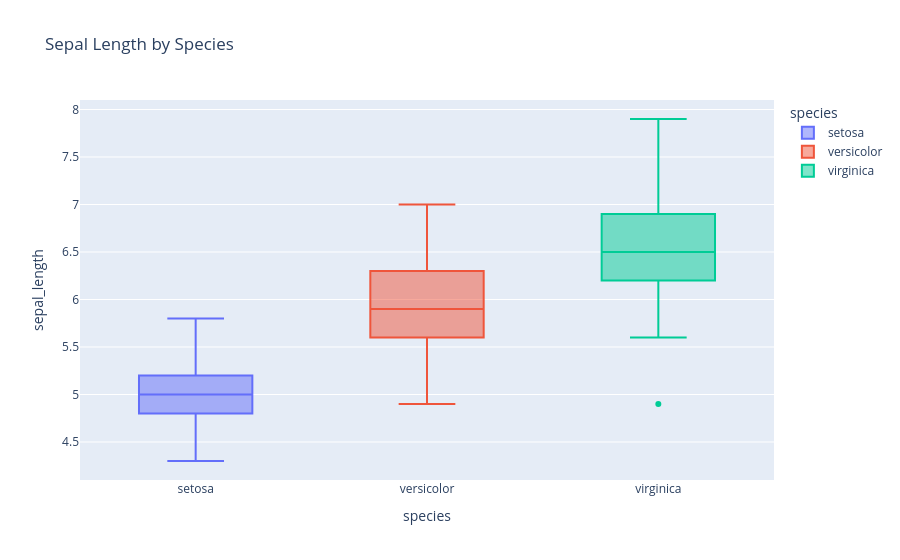

The cell this chart's notebook holds for it:
### Markdown cell above
**Sepal Length by Species**

- Compares all species on a single feature, sepal length
- The middle line of each represents the me
- Virginica shows a single, low outlier

### Code cell
px.box(df, x="species", y="sepal_length",
             title="Sepal Length by Species", color="species")

### Figure 1 — Plotly figure (JSON) as saved in the notebook; plotly's stock layout.template omitted (floating-point values rounded to 4 significant figures)
{"data": [{"alignmentgroup": "True", "hovertemplate": "species=%{x}<br>sepal_length=%{y}<extra></extra>", "legendgroup": "setosa", "marker": {"color": "#636efa"}, "name": "setosa", "notched": false, "offsetgroup": "setosa", "orientation": "v", "showlegend": true, "type": "box", "x": ["setosa", "setosa", "setosa", "setosa", "setosa", "setosa", "setosa", "setosa", "setosa", "setosa", "setosa", "setosa", "setosa", "setosa", "setosa", "setosa", "setosa", "setosa", "setosa", "setosa", "setosa", "setosa", "setosa", "setosa", "setosa", "setosa", "setosa", "setosa", "setosa", "setosa", "setosa", "setosa", "setosa", "setosa", "setosa", "setosa", "setosa", "setosa", "setosa", "setosa", "setosa", "setosa", "setosa", "setosa", "setosa", "setosa", "setosa", "setosa", "setosa", "setosa"], "x0": " ", "xaxis": "x", "y": [5.1, 4.9, 4.7, 4.6, 5.0, 5.4, 4.6, 5.0, 4.4, 4.9, 5.4, 4.8, 4.8, 4.3, 5.8, 5.7, 5.4, 5.1, 5.7, 5.1, 5.4, 5.1, 4.6, 5.1, 4.8, 5.0, 5.0, 5.2, 5.2, 4.7, 4.8, 5.4, 5.2, 5.5, 4.9, 5.0, 5.5, 4.9, 4.4, 5.1, 5.0, 4.5, 4.4, 5.0, 5.1, 4.8, 5.1, 4.6, 5.3, 5.0], "y0": " ", "yaxis": "y"}, {"alignmentgroup": "True", "hovertemplate": "species=%{x}<br>sepal_length=%{y}<extra></extra>", "legendgroup": "versicolor", "marker": {"color": "#EF553B"}, "name": "versicolor", "notched": false, "offsetgroup": "versicolor", "orientation": "v", "showlegend": true, "type": "box", "x": ["versicolor", "versicolor", "versicolor", "versicolor", "versicolor", "versicolor", "versicolor", "versicolor", "versicolor", "versicolor", "versicolor", "versicolor", "versicolor", "versicolor", "versicolor", "versicolor", "versicolor", "versicolor", "versicolor", "versicolor", "versicolor", "versicolor", "versicolor", "versicolor", "versicolor", "versicolor", "versicolor", "versicolor", "versicolor", "versicolor", "versicolor", "versicolor", "versicolor", "versicolor", "versicolor", "versicolor", "versicolor", "versicolor", "versicolor", "versicolor", "versicolor", "versicolor", "versicolor", "versicolor", "versicolor", "versicolor", "versicolor", "versicolor", "versicolor", "versicolor"], "x0": " ", "xaxis": "x", "y": [7.0, 6.4, 6.9, 5.5, 6.5, 5.7, 6.3, 4.9, 6.6, 5.2, 5.0, 5.9, 6.0, 6.1, 5.6, 6.7, 5.6, 5.8, 6.2, 5.6, 5.9, 6.1, 6.3, 6.1, 6.4, 6.6, 6.8, 6.7, 6.0, 5.7, 5.5, 5.5, 5.8, 6.0, 5.4, 6.0, 6.7, 6.3, 5.6, 5.5, 5.5, 6.1, 5.8, 5.0, 5.6, 5.7, 5.7, 6.2, 5.1, 5.7], "y0": " ", "yaxis": "y"}, {"alignmentgroup": "True", "hovertemplate": "species=%{x}<br>sepal_length=%{y}<extra></extra>", "legendgroup": "virginica", "marker": {"color": "#00cc96"}, "name": "virginica", "notched": false, "offsetgroup": "virginica", "orientation": "v", "showlegend": true, "type": "box", "x": ["virginica", "virginica", "virginica", "virginica", "virginica", "virginica", "virginica", "virginica", "virginica", "virginica", "virginica", "virginica", "virginica", "virginica", "virginica", "virginica", "virginica", "virginica", "virginica", "virginica", "virginica", "virginica", "virginica", "virginica", "virginica", "virginica", "virginica", "virginica", "virginica", "virginica", "virginica", "virginica", "virginica", "virginica", "virginica", "virginica", "virginica", "virginica", "virginica", "virginica", "virginica", "virginica", "virginica", "virginica", "virginica", "virginica", "virginica", "virginica", "virginica", "virginica"], "x0": " ", "xaxis": "x", "y": [6.3, 5.8, 7.1, 6.3, 6.5, 7.6, 4.9, 7.3, 6.7, 7.2, 6.5, 6.4, 6.8, 5.7, 5.8, 6.4, 6.5, 7.7, 7.7, 6.0, 6.9, 5.6, 7.7, 6.3, 6.7, 7.2, 6.2, 6.1, 6.4, 7.2, 7.4, 7.9, 6.4, 6.3, 6.1, 7.7, 6.3, 6.4, 6.0, 6.9, 6.7, 6.9, 5.8, 6.8, 6.7, 6.7, 6.3, 6.5, 6.2, 5.9], "y0": " ", "yaxis": "y"}], "layout": {"boxmode": "overlay", "legend": {"title": {"text": "species"}, "tracegroupgap": 0}, "title": {"text": "Sepal Length by Species"}, "xaxis": {"anchor": "y", "categoryarray": ["setosa", "versicolor", "virginica"], "categoryorder": "array", "domain": [0, 1], "title": {"text": "species"}}, "yaxis": {"anchor": "x", "domain": [0, 1], "title": {"text": "sepal_length"}}}}
